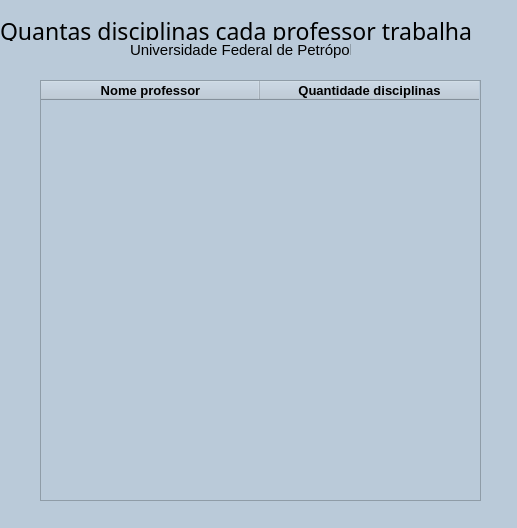
<?xml version="1.0" encoding="UTF-8"?>
<ui version="4.0">
 <class>MainWindow</class>
 <widget class="QMainWindow" name="MainWindow">
  <property name="geometry">
   <rect>
    <x>0</x>
    <y>0</y>
    <width>517</width>
    <height>528</height>
   </rect>
  </property>
  <property name="windowTitle">
   <string>MainWindow</string>
  </property>
  <property name="styleSheet">
   <string notr="true">background-color: rgb(186, 202, 217);
</string>
  </property>
  <widget class="QWidget" name="centralwidget">
   <widget class="QLabel" name="label">
    <property name="geometry">
     <rect>
      <x>0</x>
      <y>20</y>
      <width>541</width>
      <height>21</height>
     </rect>
    </property>
    <property name="font">
     <font>
      <family>MS Gothic</family>
      <pointsize>17</pointsize>
     </font>
    </property>
    <property name="text">
     <string>Quantas disciplinas cada professor trabalha</string>
    </property>
   </widget>
   <widget class="QLabel" name="label_2">
    <property name="geometry">
     <rect>
      <x>130</x>
      <y>40</y>
      <width>221</width>
      <height>20</height>
     </rect>
    </property>
    <property name="font">
     <font>
      <family>MS UI Gothic</family>
      <pointsize>11</pointsize>
     </font>
    </property>
    <property name="text">
     <string>Universidade Federal de Petrópolis</string>
    </property>
   </widget>
   <widget class="QTableWidget" name="tableWidget">
    <property name="geometry">
     <rect>
      <x>40</x>
      <y>80</y>
      <width>441</width>
      <height>421</height>
     </rect>
    </property>
    <attribute name="horizontalHeaderDefaultSectionSize">
     <number>219</number>
    </attribute>
    <column>
     <property name="text">
      <string>Nome professor</string>
     </property>
     <property name="font">
      <font>
       <family>Arial</family>
       <pointsize>10</pointsize>
       <weight>75</weight>
       <bold>true</bold>
      </font>
     </property>
    </column>
    <column>
     <property name="text">
      <string>Quantidade disciplinas</string>
     </property>
     <property name="font">
      <font>
       <family>Arial</family>
       <pointsize>10</pointsize>
       <weight>75</weight>
       <bold>true</bold>
      </font>
     </property>
    </column>
   </widget>
  </widget>
  <widget class="QStatusBar" name="statusbar"/>
 </widget>
 <resources/>
 <connections/>
</ui>
